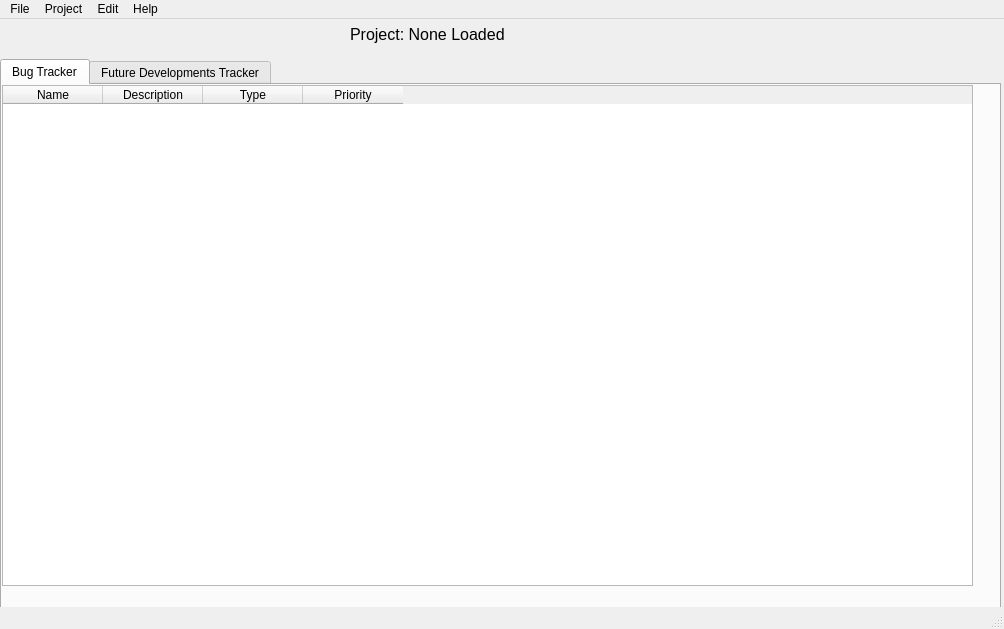
<?xml version="1.0" encoding="UTF-8"?>
<ui version="4.0">
 <class>MainWindow</class>
 <widget class="QMainWindow" name="MainWindow">
  <property name="geometry">
   <rect>
    <x>0</x>
    <y>0</y>
    <width>1004</width>
    <height>629</height>
   </rect>
  </property>
  <property name="windowTitle">
   <string>MainWindow</string>
  </property>
  <widget class="QWidget" name="centralwidget">
   <widget class="QTabWidget" name="bugTab">
    <property name="geometry">
     <rect>
      <x>0</x>
      <y>40</y>
      <width>1001</width>
      <height>581</height>
     </rect>
    </property>
    <property name="toolTip">
     <string>&lt;html&gt;&lt;head/&gt;&lt;body&gt;&lt;p&gt;&lt;br/&gt;&lt;/p&gt;&lt;/body&gt;&lt;/html&gt;</string>
    </property>
    <property name="currentIndex">
     <number>0</number>
    </property>
    <widget class="QWidget" name="tab">
     <attribute name="title">
      <string>Bug Tracker</string>
     </attribute>
     <widget class="QTableWidget" name="issueTable">
      <property name="geometry">
       <rect>
        <x>0</x>
        <y>0</y>
        <width>971</width>
        <height>501</height>
       </rect>
      </property>
      <column>
       <property name="text">
        <string>Name</string>
       </property>
      </column>
      <column>
       <property name="text">
        <string>Description</string>
       </property>
      </column>
      <column>
       <property name="text">
        <string>Type</string>
       </property>
      </column>
      <column>
       <property name="text">
        <string>Priority</string>
       </property>
      </column>
     </widget>
    </widget>
    <widget class="QWidget" name="tab_2">
     <attribute name="title">
      <string>Future Developments Tracker</string>
     </attribute>
     <widget class="QTableWidget" name="scheduleTable">
      <property name="geometry">
       <rect>
        <x>0</x>
        <y>0</y>
        <width>991</width>
        <height>501</height>
       </rect>
      </property>
      <column>
       <property name="text">
        <string>Name</string>
       </property>
      </column>
      <column>
       <property name="text">
        <string>Description</string>
       </property>
      </column>
      <column>
       <property name="text">
        <string>Type</string>
       </property>
      </column>
      <column>
       <property name="text">
        <string>Priority</string>
       </property>
      </column>
     </widget>
    </widget>
   </widget>
   <widget class="QLabel" name="projLabel">
    <property name="geometry">
     <rect>
      <x>350</x>
      <y>0</y>
      <width>531</width>
      <height>31</height>
     </rect>
    </property>
    <property name="font">
     <font>
      <pointsize>12</pointsize>
     </font>
    </property>
    <property name="text">
     <string>Project: None Loaded</string>
    </property>
   </widget>
  </widget>
  <widget class="QMenuBar" name="menubar">
   <property name="geometry">
    <rect>
     <x>0</x>
     <y>0</y>
     <width>1004</width>
     <height>25</height>
    </rect>
   </property>
   <widget class="QMenu" name="menuFile">
    <property name="title">
     <string>File</string>
    </property>
    <addaction name="actionNewProject"/>
    <addaction name="actionOpenProject"/>
   </widget>
   <widget class="QMenu" name="menuProject">
    <property name="title">
     <string>Project</string>
    </property>
    <addaction name="actionAddIssue"/>
    <addaction name="actionAddSchedule"/>
   </widget>
   <widget class="QMenu" name="menuHelp">
    <property name="title">
     <string>Help</string>
    </property>
   </widget>
   <widget class="QMenu" name="menuEdit">
    <property name="title">
     <string>Edit</string>
    </property>
    <addaction name="actionRemoveTask"/>
    <addaction name="actionUpdatePriority"/>
   </widget>
   <addaction name="menuFile"/>
   <addaction name="menuProject"/>
   <addaction name="menuEdit"/>
   <addaction name="menuHelp"/>
  </widget>
  <widget class="QStatusBar" name="statusbar"/>
  <action name="actionAdd_Issue">
   <property name="text">
    <string>Add Bug</string>
   </property>
  </action>
  <action name="actionAdd_Schedule">
   <property name="text">
    <string>Add Schedule</string>
   </property>
  </action>
  <action name="actionOpenProject">
   <property name="text">
    <string>Open Project</string>
   </property>
  </action>
  <action name="actionCloseProject">
   <property name="text">
    <string>Close Project</string>
   </property>
  </action>
  <action name="actionExit">
   <property name="text">
    <string>Exit</string>
   </property>
  </action>
  <action name="actionNewProject">
   <property name="text">
    <string>New Project</string>
   </property>
  </action>
  <action name="actionExit_2">
   <property name="text">
    <string>Exit</string>
   </property>
  </action>
  <action name="actionOpenProject">
   <property name="text">
    <string>Open Project</string>
   </property>
  </action>
  <action name="actionAddIssue">
   <property name="text">
    <string>Add Issue</string>
   </property>
  </action>
  <action name="actionAddSchedule">
   <property name="text">
    <string>Add Future Development</string>
   </property>
  </action>
  <action name="actionRemoveTask">
   <property name="text">
    <string>Remove task</string>
   </property>
  </action>
  <action name="actionUpdatePriority">
   <property name="text">
    <string>Update Priority</string>
   </property>
  </action>
 </widget>
 <resources/>
 <connections/>
</ui>
